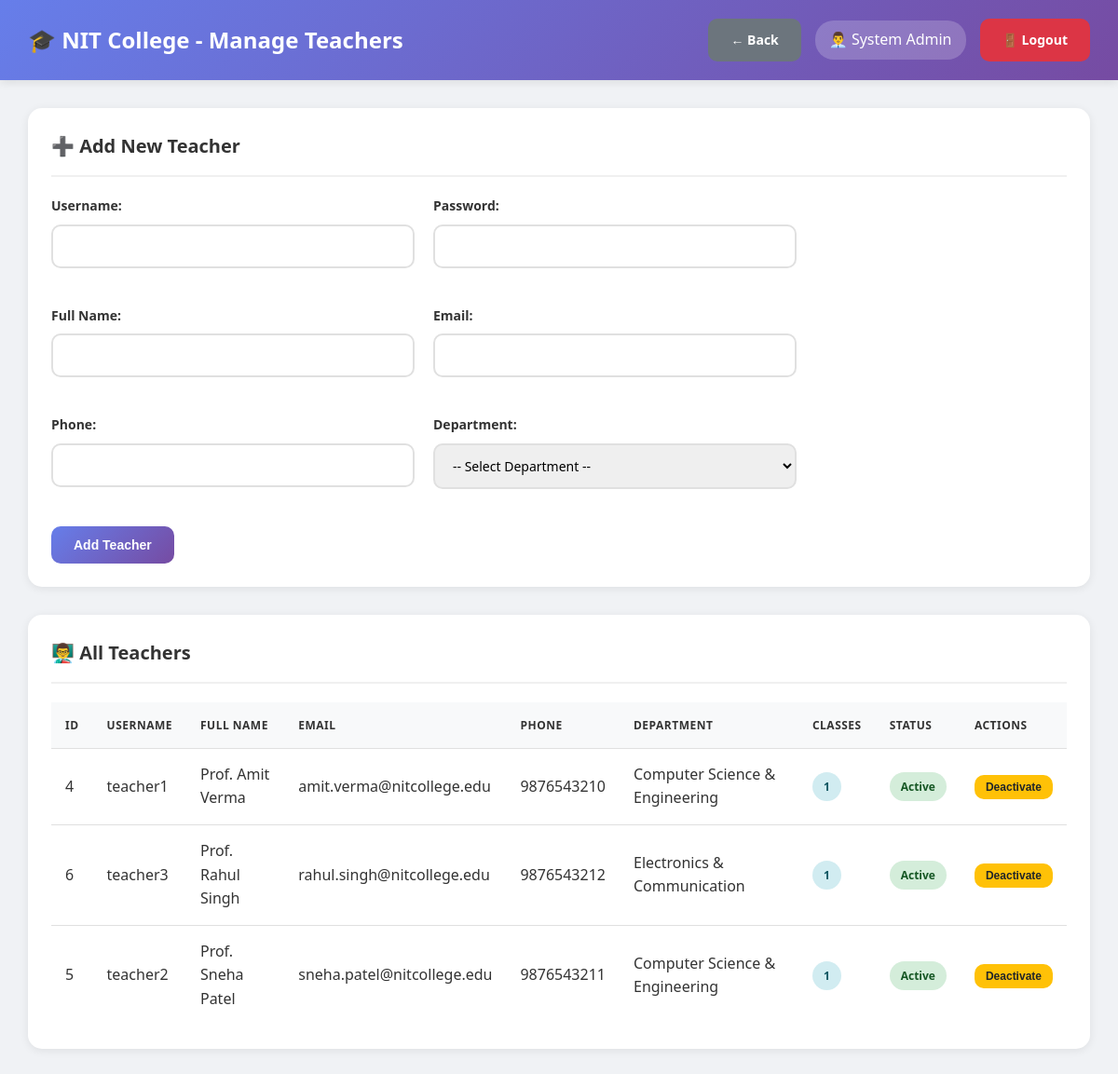
The app's page /nit_atttendance_system/admin/manage_teachers.php (signed in) with its own data.
### tables this page shows
CREATE TABLE users (
    id INT AUTO_INCREMENT PRIMARY KEY,
    username VARCHAR(50) UNIQUE NOT NULL,
    password VARCHAR(255) NOT NULL,
    full_name VARCHAR(100) NOT NULL,
    email VARCHAR(100) UNIQUE NOT NULL,
    phone VARCHAR(15),
    role ENUM('admin', 'hod', 'teacher') NOT NULL,
    department_id INT DEFAULT NULL,
    is_active TINYINT(1) DEFAULT 1,
    created_at TIMESTAMP DEFAULT CURRENT_TIMESTAMP,
    FOREIGN KEY (department_id) REFERENCES departments(id) ON DELETE SET NULL
);

CREATE TABLE departments (
    id INT AUTO_INCREMENT PRIMARY KEY,
    dept_name VARCHAR(100) NOT NULL,
    dept_code VARCHAR(20) UNIQUE NOT NULL,
    hod_id INT DEFAULT NULL,
    created_at TIMESTAMP DEFAULT CURRENT_TIMESTAMP
);

### nit_atttendance_system/db.php (called while the page is built, shortened)
<?php
$conn = new mysqli(DB_HOST, DB_USER, DB_PASS, DB_NAME);
$conn->set_charset("utf8mb4");
$conn->query("SET time_zone = '+05:30'");
function isLoggedIn() {
    return isset($_SESSION['user_id']) && isset($_SESSION['role']);
}
function getCurrentUser() {
    global $conn;
    $user_id = $_SESSION['user_id'];
    $role = $_SESSION['role'];
    if ($role === 'student') {
        $query = "SELECT * FROM students WHERE id = ?";
    } elseif ($role === 'parent') {
        $query = "SELECT * FROM parents WHERE id = ?";
    } else {
        $query = "SELECT * FROM users WHERE id = ?";
    }
    $stmt = $conn->prepare($query);
    $stmt->bind_param("i", $user_id);
    $stmt->execute();
    $result = $stmt->get_result();
    return $result->fetch_assoc();
}
?>

### nit_atttendance_system/admin/manage_teachers.php (the view, shortened to what this page needs)
<?php
require_once '../db.php';
$user = getCurrentUser();
$teachers_query = "SELECT u.*, d.dept_name,
                   (SELECT COUNT(*) FROM classes WHERE teacher_id = u.id) as class_count
                   FROM users u
                   LEFT JOIN departments d ON u.department_id = d.id
                   WHERE u.role = 'teacher'
                   ORDER BY u.full_name";
$teachers = $conn->query($teachers_query);
?>
<!DOCTYPE html>
<html lang="en">
<head>
    <link rel="stylesheet" href="../assets/style.css">
</head>
<body class="dashboard-container">
    <nav class="navbar">
        <div>
            <h1>🎓 NIT College - Manage Teachers</h1>
        </div>
        <div class="user-info">
            <a href="index.php" class="btn btn-secondary">← Back</a>
            <span>👨‍💼 <?php echo htmlspecialchars($user['full_name']); ?></span>
            <a href="../logout.php" class="btn btn-danger">🚪 Logout</a>
        </div>
    </nav>
    <div class="main-content">
        <div class="table-container" style="margin-bottom: 30px;">
            <h3>➕ Add New Teacher</h3>
            <form method="POST" style="max-width: 800px; display: grid; grid-template-columns: 1fr 1fr; gap: 20px;">
                <div class="form-group">
                    <label>Username:</label>
                    <input type="text" name="username" required>
                </div>
                <div class="form-group">
                    <label>Password:</label>
                    <input type="password" name="password" required>
                </div>
                <div class="form-group">
                    <label>Full Name:</label>
                    <input type="text" name="full_name" required>
                </div>
                <div class="form-group">
                    <label>Email:</label>
                    <input type="email" name="email" required>
                </div>
                <div class="form-group">
                    <label>Phone:</label>
                    <input type="text" name="phone" required>
                </div>
                <div class="form-group">
                    <label>Department:</label>
                    <select name="department_id" required>
                        <option value="">-- Select Department --</option>
                    </select>
                </div>
                <div style="grid-column: 1 / -1;">
                    <button type="submit" name="add_teacher" class="btn btn-primary">Add Teacher</button>
                </div>
            </form>
        </div>
        <div class="table-container">
            <h3>👨‍🏫 All Teachers</h3>
            <table>
                <thead>
                    <tr>
                        <th>ID</th>
                        <th>Username</th>
                        <th>Full Name</th>
                        <th>Email</th>
                        <th>Phone</th>
                        <th>Department</th>
                        <th>Classes</th>
                        <th>Status</th>
                        <th>Actions</th>
                    </tr>
                </thead>
                <tbody>
                    <?php while ($teacher = $teachers->fetch_assoc()): ?>
                    <tr>
                        <td><?php echo $teacher['id']; ?></td>
                        <td><?php echo htmlspecialchars($teacher['username']); ?></td>
                        <td><?php echo htmlspecialchars($teacher['full_name']); ?></td>
                        <td><?php echo htmlspecialchars($teacher['email']); ?></td>
                        <td><?php echo htmlspecialchars($teacher['phone']); ?></td>
                        <td><?php echo htmlspecialchars($teacher['dept_name'] ?? 'Not Assigned'); ?></td>
                        <td><span class="badge badge-info"><?php echo $teacher['class_count']; ?></span></td>
                        <td>
                            <?php if ($teacher['is_active']): ?>
                                <span class="badge badge-success">Active</span>
                            <?php else: ?>
                                <span class="badge badge-danger">Inactive</span>
                            <?php endif; ?>
                        </td>
                        <td>
                            <form method="POST" style="display:inline;">
                                <button type="submit" name="toggle_status" class="btn btn-warning btn-sm">
                                    <?php echo $teacher['is_active'] ? 'Deactivate' : 'Activate'; ?>
                                </button>
                            </form>
                        </td>
                    </tr>
                    <?php endwhile; ?>
                </tbody>
            </table>
        </div>
    </div>
</body>
</html>

### nit_atttendance_system/assets/style.css (style rules this page uses)
* { margin: 0; padding: 0; box-sizing: border-box; }
body { font-family: 'Segoe UI', Tahoma, Geneva, Verdana, sans-serif; background: #f0f2f5; color: #333; line-height: 1.6; }
.form-group { margin-bottom: 20px; }
.form-group label { display: block; margin-bottom: 8px; color: #333; font-weight: 600; font-size: 14px; }
.form-group input, .form-group select, .form-group textarea { width: 100%; padding: 12px 15px; border: 2px solid #e0e0e0; border-radius: 10px; font-size: 14px; transition: all 0.3s ease; font-family: inherit; }
.btn { padding: 12px 24px; border: none; border-radius: 10px; font-size: 14px; font-weight: 600; cursor: pointer; transition: all 0.3s ease; text-decoration: none; display: inline-block; text-align: center; }
.btn-primary { background: linear-gradient(135deg, #667eea 0%, #764ba2 100%); color: white; }
.btn-danger { background: #dc3545; color: white; }
.btn-warning { background: #ffc107; color: #212529; }
.btn-secondary { background: #6c757d; color: white; }
.btn-sm { padding: 6px 12px; font-size: 12px; }
.dashboard-container { background: #f0f2f5; min-height: 100vh; }
.navbar { background: linear-gradient(135deg, #667eea 0%, #764ba2 100%); color: white; padding: 20px 30px; display: flex; justify-content: space-between; align-items: center; box-shadow: 0 2px 10px rgba(0, 0, 0, 0.1); position: sticky; top: 0; z-index: 100; }
.navbar h1 { font-size: 24px; font-weight: 600; }
.navbar .user-info { display: flex; align-items: center; gap: 15px; }
.navbar .user-info span { background: rgba(255, 255, 255, 0.2); padding: 8px 15px; border-radius: 20px; }
.main-content { padding: 30px; max-width: 1400px; margin: 0 auto; }
.main-content h3 { margin-bottom: 20px; color: #333; font-size: 20px; }
.table-container { background: white; border-radius: 15px; padding: 25px; box-shadow: 0 2px 10px rgba(0, 0, 0, 0.08); overflow-x: auto; margin-bottom: 30px; }
.table-container h3 { margin-bottom: 20px; color: #333; font-size: 20px; padding-bottom: 15px; border-bottom: 2px solid #f0f0f0; }
table { width: 100%; border-collapse: collapse; }
table thead { background: #f8f9fa; }
table th, table td { padding: 15px; text-align: left; border-bottom: 1px solid #e0e0e0; }
table th { font-weight: 600; color: #333; text-transform: uppercase; font-size: 12px; letter-spacing: 0.5px; }
table tr:last-child td { border-bottom: none; }
.badge { padding: 6px 12px; border-radius: 20px; font-size: 12px; font-weight: 600; display: inline-block; }
.badge-success { background: #d4edda; color: #155724; }
.badge-info { background: #d1ecf1; color: #0c5460; }

### records on screen
users: full_name "System Admin"
users: id "4", username "teacher1", full_name "Prof. Amit Verma", email "amit.verma@nitcollege.edu", phone "9876543210", department.dept_name "Computer Science & Engineering", class_count "1", is_active "Active"
users: id "6", username "teacher3", full_name "Prof. Rahul Singh", email "rahul.singh@nitcollege.edu", phone "9876543212", department.dept_name "Electronics & Communication", class_count "1", is_active "Active"
users: id "5", username "teacher2", full_name "Prof. Sneha Patel", email "sneha.patel@nitcollege.edu", phone "9876543211", department.dept_name "Computer Science & Engineering", class_count "1", is_active "Active"
